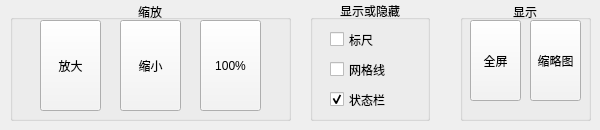
    <widget class="QWidget" name="Tab2">
     <attribute name="title">
      <string>查看</string>
     </attribute>
     <widget class="QGroupBox" name="groupBox_8">
      <property name="geometry">
       <rect>
        <x>10</x>
        <y>0</y>
        <width>281</width>
        <height>121</height>
       </rect>
      </property>
      <property name="title">
       <string>缩放</string>
      </property>
      <property name="alignment">
       <set>Qt::AlignBottom|Qt::AlignHCenter</set>
      </property>
      <widget class="QToolButton" name="btnBigger">
       <property name="geometry">
        <rect>
         <x>30</x>
         <y>20</y>
         <width>61</width>
         <height>91</height>
        </rect>
       </property>
       <property name="layoutDirection">
        <enum>Qt::LeftToRight</enum>
       </property>
       <property name="styleSheet">
        <string notr="true">background-color: rgb(244, 244, 244);</string>
       </property>
       <property name="text">
        <string>放大</string>
       </property>
       <property name="icon">
        <iconset resource="image.qrc">
         <normaloff>:/image/放大.png</normaloff>:/image/放大.png</iconset>
       </property>
       <property name="iconSize">
        <size>
         <width>60</width>
         <height>60</height>
        </size>
       </property>
       <property name="toolButtonStyle">
        <enum>Qt::ToolButtonTextUnderIcon</enum>
       </property>
      </widget>
      <widget class="QToolButton" name="btnHundred">
       <property name="geometry">
        <rect>
         <x>190</x>
         <y>20</y>
         <width>61</width>
         <height>91</height>
        </rect>
       </property>
       <property name="styleSheet">
        <string notr="true">background-color: rgb(244, 244, 244);</string>
       </property>
       <property name="text">
        <string>100%</string>
       </property>
       <property name="icon">
        <iconset resource="image.qrc">
         <normaloff>:/image/100.png</normaloff>:/image/100.png</iconset>
       </property>
       <property name="iconSize">
        <size>
         <width>50</width>
         <height>50</height>
        </size>
       </property>
       <property name="toolButtonStyle">
        <enum>Qt::ToolButtonTextUnderIcon</enum>
       </property>
      </widget>
      <widget class="QToolButton" name="btnSmaller">
       <property name="geometry">
        <rect>
         <x>110</x>
         <y>20</y>
         <width>61</width>
         <height>91</height>
        </rect>
       </property>
       <property name="styleSheet">
        <string notr="true">background-color: rgb(244, 244, 244);</string>
       </property>
       <property name="text">
        <string>缩小</string>
       </property>
       <property name="icon">
        <iconset resource="image.qrc">
         <normaloff>:/image/缩小0.png</normaloff>:/image/缩小0.png</iconset>
       </property>
       <property name="iconSize">
        <size>
         <width>50</width>
         <height>50</height>
        </size>
       </property>
       <property name="toolButtonStyle">
        <enum>Qt::ToolButtonTextUnderIcon</enum>
       </property>
      </widget>
     </widget>
     <widget class="QGroupBox" name="groupBox_9">
      <property name="geometry">
       <rect>
        <x>310</x>
        <y>0</y>
        <width>120</width>
        <height>121</height>
       </rect>
      </property>
      <property name="title">
       <string>显示或隐藏</string>
      </property>
      <property name="alignment">
       <set>Qt::AlignCenter</set>
      </property>
      <widget class="QCheckBox" name="checkBox">
       <property name="geometry">
        <rect>
         <x>20</x>
         <y>30</y>
         <width>91</width>
         <height>19</height>
        </rect>
       </property>
       <property name="text">
        <string>标尺</string>
       </property>
      </widget>
      <widget class="QCheckBox" name="checkBox_2">
       <property name="geometry">
        <rect>
         <x>20</x>
         <y>60</y>
         <width>91</width>
         <height>19</height>
        </rect>
       </property>
       <property name="text">
        <string>网格线</string>
       </property>
      </widget>
      <widget class="QCheckBox" name="checkBox_3">
       <property name="geometry">
        <rect>
         <x>20</x>
         <y>90</y>
         <width>91</width>
         <height>19</height>
        </rect>
       </property>
       <property name="text">
        <string>状态栏</string>
       </property>
       <property name="checked">
        <bool>true</bool>
       </property>
      </widget>
     </widget>
     <widget class="QGroupBox" name="groupBox_10">
      <property name="geometry">
       <rect>
        <x>460</x>
        <y>0</y>
        <width>131</width>
        <height>121</height>
       </rect>
      </property>
      <property name="title">
       <string>显示</string>
      </property>
      <property name="alignment">
       <set>Qt::AlignBottom|Qt::AlignHCenter</set>
      </property>
      <widget class="QToolButton" name="btnFullScreen">
       <property name="geometry">
        <rect>
         <x>10</x>
         <y>20</y>
         <width>51</width>
         <height>81</height>
        </rect>
       </property>
       <property name="styleSheet">
        <string notr="true">background-color: rgb(244, 244, 244);</string>
       </property>
       <property name="text">
        <string>全屏</string>
       </property>
       <property name="icon">
        <iconset resource="image.qrc">
         <normaloff>:/image/全屏.png</normaloff>:/image/全屏.png</iconset>
       </property>
       <property name="iconSize">
        <size>
         <width>50</width>
         <height>50</height>
        </size>
       </property>
       <property name="toolButtonStyle">
        <enum>Qt::ToolButtonTextUnderIcon</enum>
       </property>
      </widget>
      <widget class="QToolButton" name="btnPrePic">
       <property name="geometry">
        <rect>
         <x>70</x>
         <y>20</y>
         <width>51</width>
         <height>81</height>
        </rect>
       </property>
       <property name="styleSheet">
        <string notr="true">background-color: rgb(244, 244, 244);</string>
       </property>
       <property name="text">
        <string>缩略图</string>
       </property>
       <property name="icon">
        <iconset resource="image.qrc">
         <normaloff>:/image/缩略图.png</normaloff>:/image/缩略图.png</iconset>
       </property>
       <property name="iconSize">
        <size>
         <width>50</width>
         <height>50</height>
        </size>
       </property>
       <property name="toolButtonStyle">
        <enum>Qt::ToolButtonTextUnderIcon</enum>
       </property>
      </widget>
     </widget>
    </widget>
